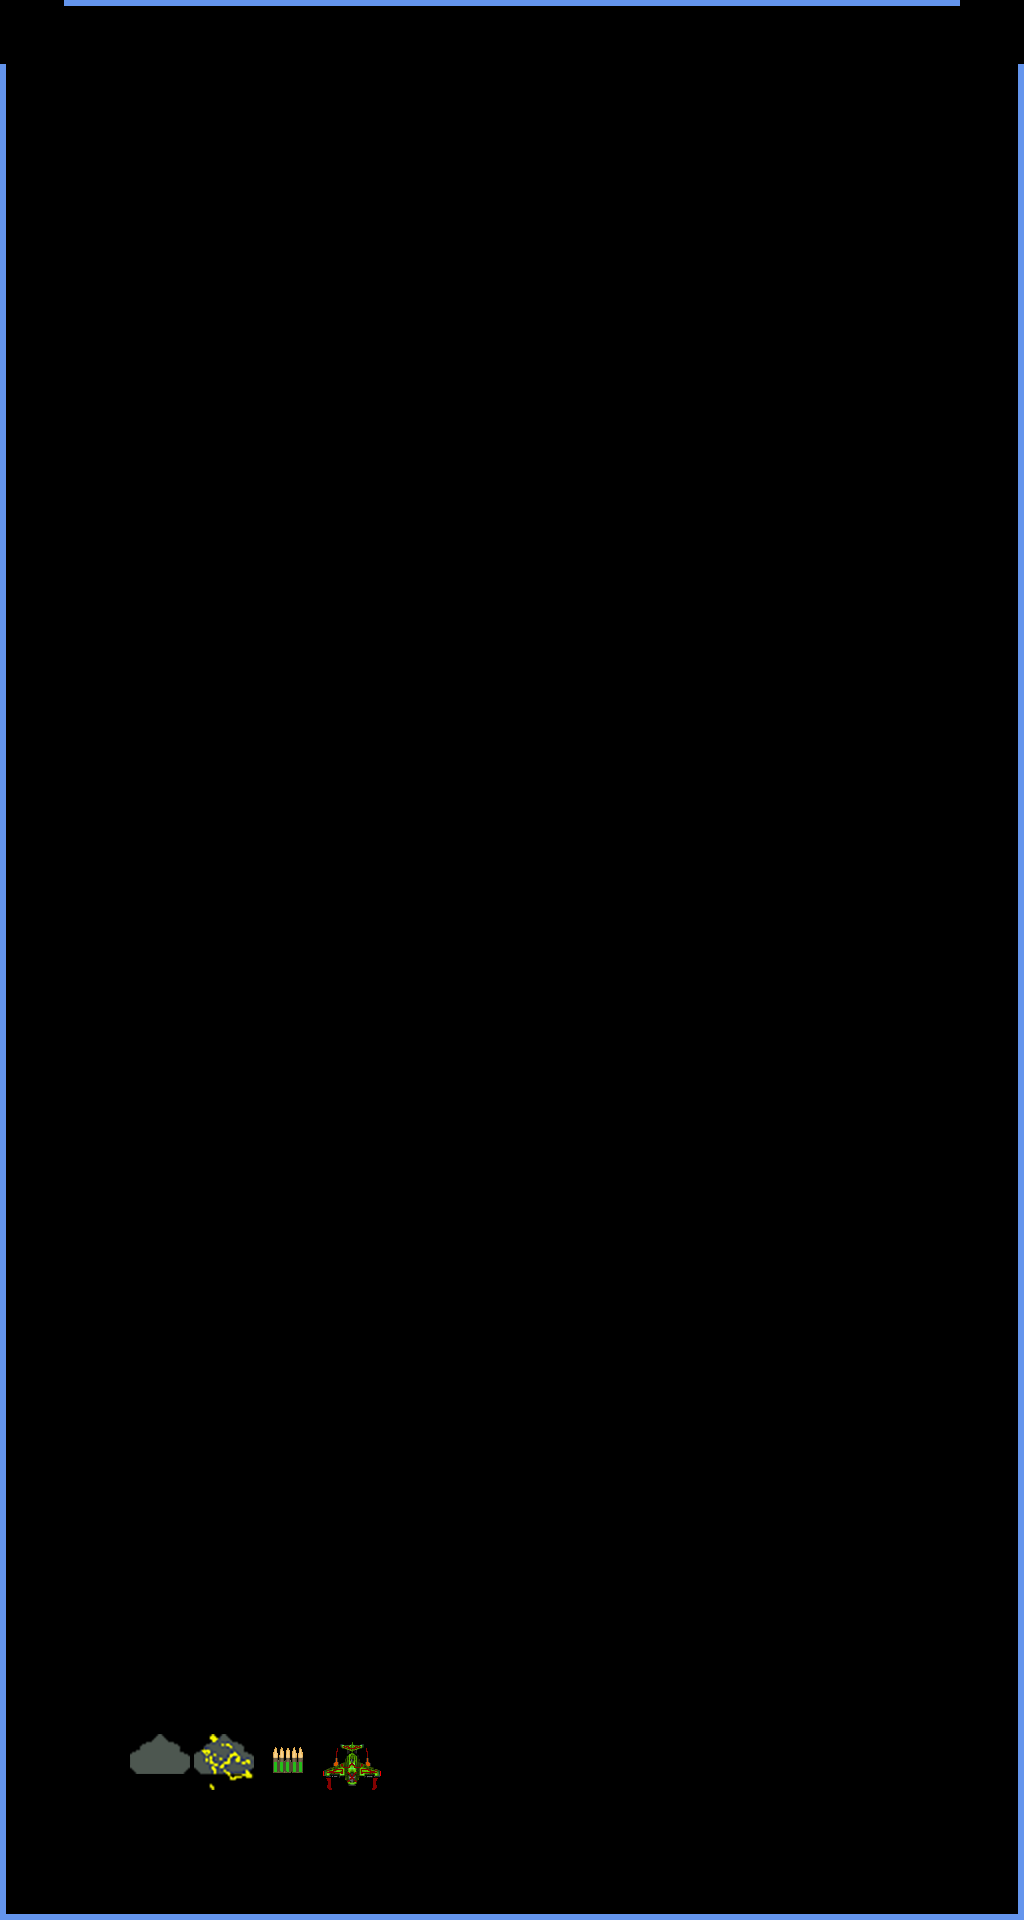

This is a level from a 2D game, rendered from its Tiled map with the project's own tilesets. A one-line summary and the map file follow, with tile-layer data summarised:
An orthogonal 16x30 tile map with 64x64 px tiles, 5 tile layers (Cloud, Ammo, ThunderCloud, EnemyPlane, ...).

<map version="1.4" tiledversion="1.4.2" orientation="orthogonal" renderorder="right-down" width="16" height="30" tilewidth="64" tileheight="64" infinite="0" nextlayerid="7" nextobjectid="1">
 <tileset firstgid="1" name="Tileset 1" tilewidth="64" tileheight="64" tilecount="29" columns="0">
  <grid orientation="orthogonal" width="1" height="1" />
  <tile id="52">
   <image width="64" height="53" source="../Sprites/Enemy/enemy_0.png" />
  </tile>
  <tile id="53">
   <image width="64" height="53" source="../Sprites/Enemy/enemy_1.png" />
  </tile>
  <tile id="54">
   <image width="64" height="53" source="../Sprites/Enemy/enemy_2.png" />
  </tile>
  <tile id="55">
   <image width="64" height="53" source="../Sprites/Enemy/enemy_3.png" />
  </tile>
  <tile id="56">
   <image width="64" height="53" source="../Sprites/Enemy/enemy_4.png" />
  </tile>
  <tile id="57">
   <image width="64" height="53" source="../Sprites/Enemy/enemy_5.png" />
  </tile>
  <tile id="58">
   <image width="64" height="53" source="../Sprites/Enemy/enemy_6.png" />
  </tile>
  <tile id="59">
   <image width="64" height="64" source="../Sprites/Cloud/Bottom_Border-1.png" />
  </tile>
  <tile id="60">
   <image width="64" height="64" source="../Sprites/Cloud/Bottom_Left-1.png" />
  </tile>
  <tile id="61">
   <image width="64" height="64" source="../Sprites/Cloud/Bottom_Right-1.png" />
  </tile>
  <tile id="62">
   <image width="64" height="64" source="../Sprites/Cloud/Cloud00.png" />
  </tile>
  <tile id="63">
   <image width="64" height="64" source="../Sprites/Cloud/Cloud01.png" />
  </tile>
  <tile id="64">
   <image width="64" height="64" source="../Sprites/Cloud/Cloud02.png" />
  </tile>
  <tile id="65">
   <image width="64" height="64" source="../Sprites/Cloud/Cloud03.png" />
  </tile>
  <tile id="66">
   <image width="64" height="64" source="../Sprites/Cloud/Cloud04.png" />
  </tile>
  <tile id="67">
   <image width="64" height="64" source="../Sprites/Cloud/Cloud05.png" />
  </tile>
  <tile id="68">
   <image width="64" height="64" source="../Sprites/Cloud/Cloud06.png" />
  </tile>
  <tile id="69">
   <image width="64" height="64" source="../Sprites/Cloud/Cloud07.png" />
  </tile>
  <tile id="70">
   <image width="64" height="64" source="../Sprites/Cloud/Cloud08.png" />
  </tile>
  <tile id="71">
   <image width="64" height="64" source="../Sprites/Cloud/Cloud09.png" />
  </tile>
  <tile id="72">
   <image width="64" height="64" source="../Sprites/Cloud/Cloud10.png" />
  </tile>
  <tile id="73">
   <image width="64" height="64" source="../Sprites/Cloud/Cloud11.png" />
  </tile>
  <tile id="74">
   <image width="64" height="64" source="../Sprites/Cloud/Cloud12.png" />
  </tile>
  <tile id="75">
   <image width="64" height="64" source="../Sprites/Cloud/Cloud13.png" />
  </tile>
  <tile id="76">
   <image width="64" height="64" source="../Sprites/Cloud/Cloud14.png" />
  </tile>
  <tile id="77">
   <image width="64" height="64" source="../Sprites/Cloud/Left_Border-1.png" />
  </tile>
  <tile id="78">
   <image width="64" height="64" source="../Sprites/Cloud/Right_Border-1.png" />
  </tile>
  <tile id="79">
   <image width="64" height="64" source="../Sprites/Cloud/Top_Border-1.png" />
  </tile>
  <tile id="80">
   <image width="64" height="64" source="../Sprites/Bullet/Ammo_Clip.png" />
  </tile>
 </tileset>
 <layer id="1" name="Cloud" width="16" height="30">
  <data>[480 cells, 73 non-empty, 6 distinct tile ids]</data>
 </layer>
 <layer id="4" name="Ammo" width="16" height="30">
  <data>[480 cells, 1 non-empty, 1 distinct tile ids]</data>
 </layer>
 <layer id="3" name="ThunderCloud" width="16" height="30">
  <data>[480 cells, 1 non-empty, 1 distinct tile ids]</data>
 </layer>
 <layer id="2" name="EnemyPlane" width="16" height="30">
  <data>[480 cells, 1 non-empty, 1 distinct tile ids]</data>
 </layer>
 <layer id="6" name="FinishingLine" width="16" height="30">
  <data>[480 cells, 14 non-empty, 1 distinct tile ids]</data>
 </layer>
</map>
